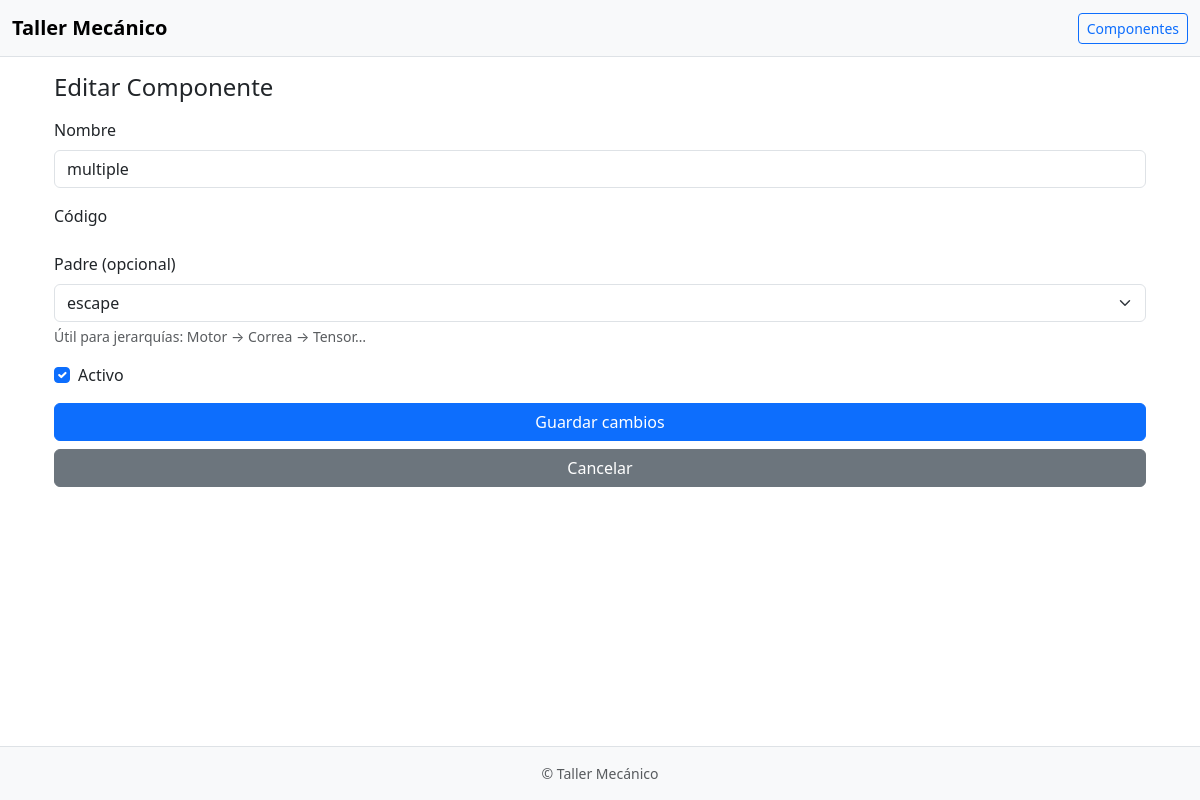
Page /car/componentes/44/editar/ on the committed database.
### car/models.py (models this page shows, shortened)
class Componente(models.Model):
    nombre = models.CharField(max_length=100)
    codigo = models.CharField(max_length=255, unique=True, editable=False)  # se autogenera
    activo = models.BooleanField(default=True)
    padre = models.ForeignKey(
        'self',
        on_delete=models.CASCADE,            # <- eliminará el subárbol completo
        null=True, blank=True,
        related_name='hijos'
    )
    class Meta:
        constraints = [
            models.UniqueConstraint(
                fields=['padre', 'nombre'], name='unique_nombre_por_padre'
            )
        ]
        indexes = [
            models.Index(fields=['codigo']),
        ]
    def __str__(self):
        return self.nombre

### car/views.py (the view)
# urls.py: path('componentes/<int:pk>/editar/', views.componente_update, name='componente_update'),
def componente_update(request, pk):
    componente = get_object_or_404(Componente, pk=pk)
    if request.method == 'POST':
        form = ComponenteForm(request.POST, instance=componente)
        if form.is_valid():
            form.save()
            messages.success(request, 'Componente actualizado.')
            return redirect('componente_list')
    else:
        form = ComponenteForm(instance=componente)
    return render(request, 'car/componentes_form.html', {
        'form': form,
        'titulo': 'Editar Componente',
        'submit_label': 'Guardar cambios',
    })

### car/forms.py (shortened to what this page needs)
class ComponenteForm(forms.ModelForm):
    class Meta:
        model = Componente
        fields = ['nombre', 'activo', 'padre']  # <- sin descripcion
        widgets = {
            'nombre': forms.TextInput(attrs={'class': 'form-control'}),
            'activo': forms.CheckboxInput(attrs={'class': 'form-check-input'}),
            'padre': forms.Select(attrs={'class': 'form-select'}),
        }

### car/templates/car/componentes_form.html (shortened to what this page needs)
{% extends 'base.html' %}
{% block content %}
<div class="container py-3">
  <h4 class="mb-3">{{ titulo }}</h4>
  <form method="post">
    <div class="mb-3">
      <label class="form-label">Nombre</label>
      {{ form.nombre }}
    </div>
    <div class="mb-3">
      <label class="form-label">Código</label>
    </div>
    <div class="mb-3">
      <label class="form-label">Padre (opcional)</label>
      {{ form.padre }}
      <div class="form-text">Útil para jerarquías: Motor → Correa → Tensor…</div>
    </div>
    <div class="form-check mb-3">
      {{ form.activo }} <label class="form-check-label">Activo</label>
    </div>
    <div class="d-grid gap-2">
      <button type="submit" class="btn btn-primary">{{ submit_label }}</button>
      <a href="{% url 'componente_list' %}" class="btn btn-secondary">Cancelar</a>
    </div>
  </form>
</div>
{% endblock %}

### car/templates/base.html (style rules this page uses)
html, body { height: 100%; }
body { -webkit-tap-highlight-color: transparent; }

### rows in the picture
Componente: nombre "multiple", padre "escape", activo "☑"

### other values in the picture
{{ titulo }} "Editar Componente"
{{ submit_label }} "Guardar cambios"
